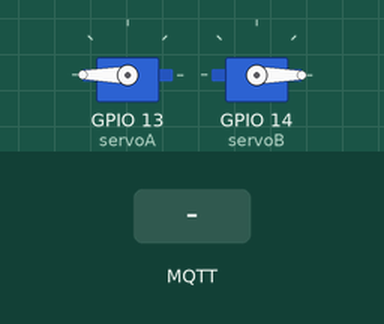
Simulated run of this sketch. Board: ESP32. Parts: 2 × servo. The test bench sets the inputs (shaded band). WiFi joins after 1.5 s; servers stay silent unless stated; no MQTT or app messages arrive unless stated.

Above: at 2.7 s.
2.8 s: MQTT message "2" arrives on the first subscribed topic
At 3.6 s:
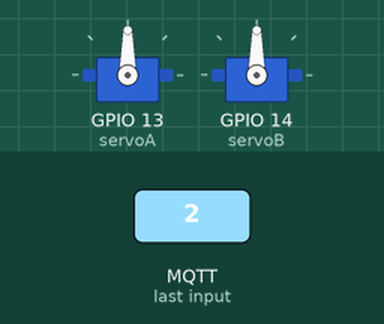
4.3 s: MQTT message "1" arrives on the first subscribed topic
At 5.1 s:
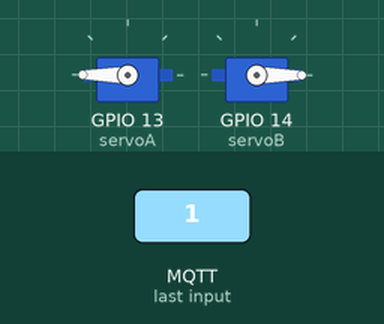
Timing chart, 0 to 7.3 s (numbered marks = the images above; inputs shaded):
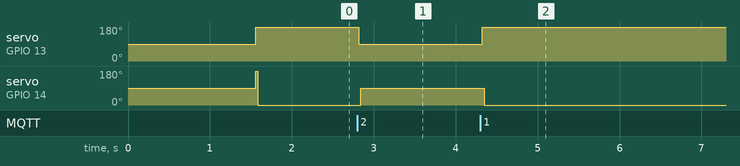

Measured:
- after the input at 2.8 s, servo on GPIO 13 (servoA): 180° → 90° at once; servo on GPIO 14 (servoB): 0° → 90° at once
- after the input at 4.3 s, servo on GPIO 13 (servoA): 90° → 180° at once; servo on GPIO 14 (servoB): 90° → 0° after 0.05 s

The sketch:

RECIEVE_pinball.ino
```cpp
#include <WiFi.h>
#include <MQTT.h>
#include <Servo_ESP32.h>

Servo_ESP32 servoA;
Servo_ESP32 servoB;

int Rval = 0;

int valA;
int valB;

const char* eyebrows = "/eyebrows";

const char ssid[] = "wifi4daboys";
const char pass[] = "Waffles666";

WiFiClient net;
MQTTClient client;

unsigned long lastMillis = 0;

void connect() {
  while (WiFi.status() != WL_CONNECTED) {}
  while (!client.connect("recieve", "90a85098", "a7fed12984960679")) {}
  client.subscribe(eyebrows);
  // client.unsubscribe("/joe");
}

void messageReceived(String &topic, String &payload)
{
  if (topic==eyebrows)
    {
    Rval = payload.toInt();
    }
}

void setup()
{
  servoA.attach(13);
  servoB.attach(14);
  WiFi.begin(ssid, pass);
  client.begin("broker.shiftr.io", net);
  client.onMessage(messageReceived);
  connect();
}

void loop()
{
  client.loop();
  delay(10);

 if (!client.connected()) {
    connect();
 }
{
valB = 180-valA;
if(Rval == 1) // frown
    {
      valA = 180;
      servoA.write(valA);
      servoB.write(valB);
    }
      else if(Rval == 2) //raise
      {
        valA = 90;
        servoA.write(valA);
        servoB.write(valB);
      }
        else //neutral
        {
          valA = 180;
          servoA.write(valA);
          servoB.write(valB);
        }
delay(15);
  }
}
```
